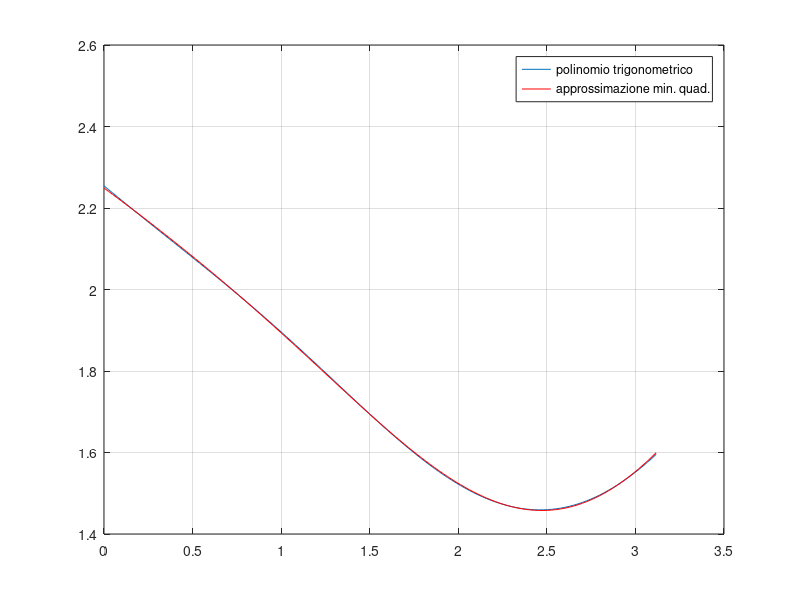

Write the MATLAB code that produced this figure.
% Esercitazione 5 - es.01
%   minimi quadrati

clear 
close all
clc

P = @(x) 2+1/3*cos(x)-2/5*sin(x)-7/100*cos(2*x)+3/200*sin(2*x)- ...
         9/1000*cos(3*x)+11/3000*sin(3*x);

% Calcolare i suoi valori nei 128 punti equispaziati x_j=pi/128, 0≤j≤ 127 
% contenuti nell'intervallo [0, pi].
x=(pi/128)*[0:127]';
p=P(x);
plot(x, p), grid on, hold on

% Usare questi valori per costruire un polinomio trigonometrico della forma
%    Q(x) = c0*+c1*cos(x)+c2*sin(x)+c3*cos(2x)+c4*sin(2x)
% che approssima i dati sopra calcolati nel senso dei minimi quadrati
n=length(p);
A=[ones(n,1), cos(x), sin(x), cos(2*x), sin(2*x)];
b=p;
c=A\b;  % vettore dei coefficienti ricavato tramite soluzione del sistema 
        % tramite minimi quadrati Ac=b
Q=c(1)+c(2)*cos(x)+c(3)*sin(x)+c(4)*cos(2*x)+ ...
  c(5)*sin(2*x);

% Stimare l’errore tra i polinomi P(x) e Q(x) sull’intervallo [0, pi]
err1=norm(p-Q)
err2=norm(p-Q, inf)
plot(x, Q, 'r')
legend('polinomio trigonometrico', 'approssimazione min. quad.')
